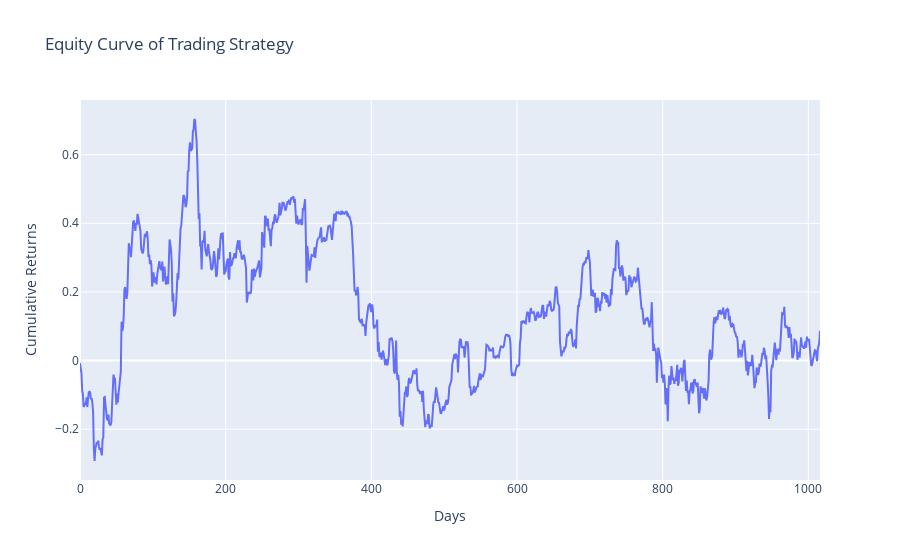

The cell this chart's notebook holds for it:
### Markdown cell above
### Equity Curve

### Code cell
def generate_signals(actual_prices, predicted_prices):
    """
    Generate trading signals based on actual vs predicted prices.
    Buy if the predicted price > actual price, otherwise sell.
    """
    signals = np.where(predicted_prices.flatten() > actual_prices, 1, -1)  # 1: Buy, -1: Sell
    return signals

def calculate_daily_returns(signals, actual_prices):
    """
    Calculate daily returns based on trading signals.
    """
    returns = np.diff(actual_prices) / actual_prices[:-1]  # Calculate daily returns
    strategy_returns = returns * signals[:-1]  # Apply signals to returns
    return strategy_returns

def plot_equity_curve(strategy_returns):
    cumulative_returns = np.cumsum(strategy_returns)

    fig = go.Figure()
    fig.add_trace(go.Scatter(y=cumulative_returns, mode='lines', name='Equity Curve'))
    fig.update_layout(
        title='Equity Curve of Trading Strategy',
        xaxis_title='Days',
        yaxis_title='Cumulative Returns'
    )
    fig.show()

# Generate signals and calculate returns
signals = generate_signals(actual_prices, prediction_prices)
strategy_returns = calculate_daily_returns(signals, actual_prices)

# Plot the equity curve
plot_equity_curve(strategy_returns)

### Figure 1 — Plotly figure (JSON) as saved in the notebook; plotly's stock layout.template omitted (floating-point values rounded to 4 significant figures; data arrays with more than 128 entries replaced by an {"elided": "..."} marker saying what was removed)
{"data": [{"mode": "lines", "name": "Equity Curve", "type": "scatter", "y": {"elided": "1017 float values"}}], "layout": {"title": {"text": "Equity Curve of Trading Strategy"}, "xaxis": {"title": {"text": "Days"}}, "yaxis": {"title": {"text": "Cumulative Returns"}}}}
